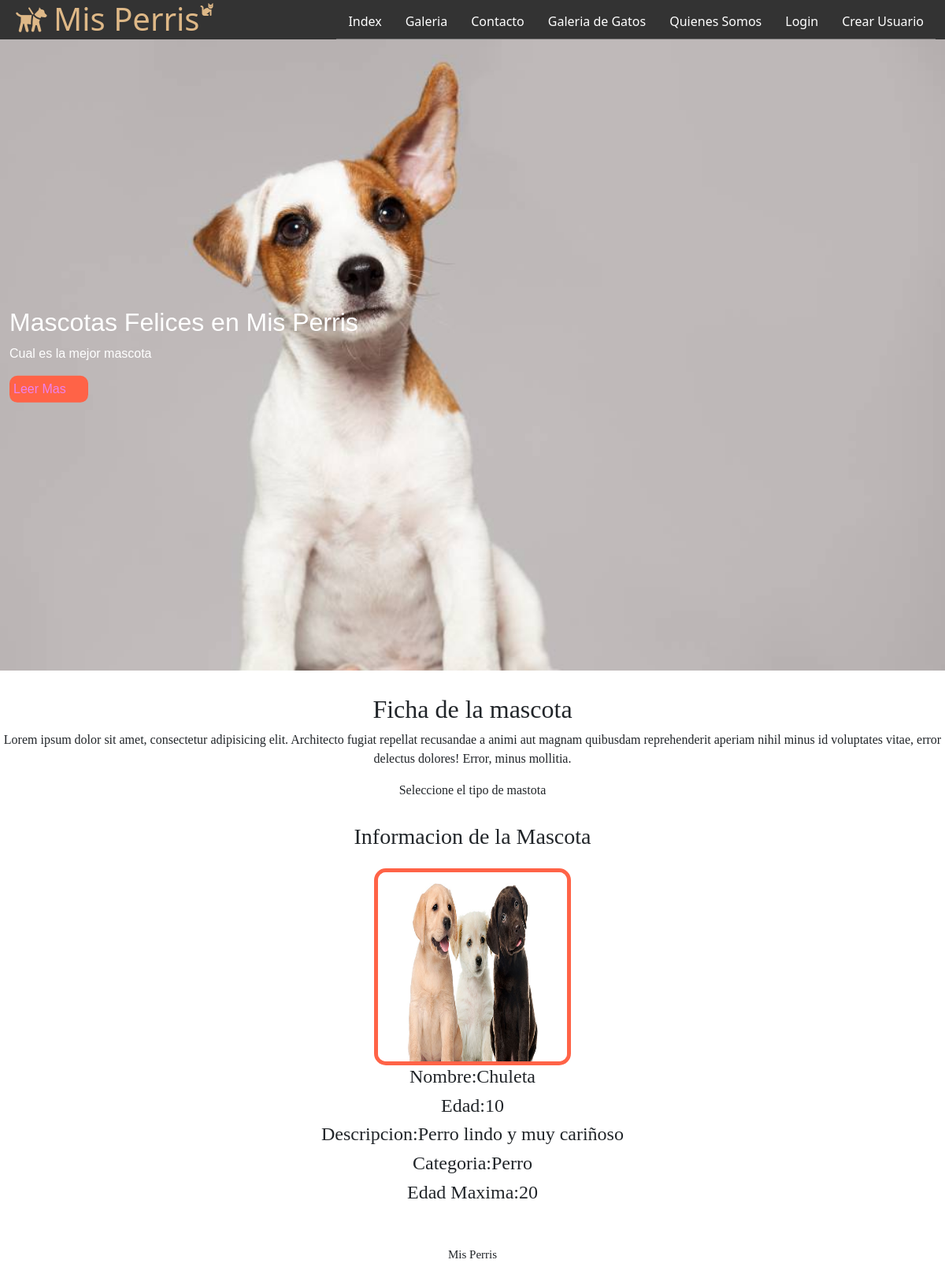
Page /detalle/Chuleta/ on the committed database.
### misPerris/models.py (models this page shows, shortened)
class Mascota(models.Model):
    nombre = models.CharField(primary_key=True,max_length=50)
    edad = models.IntegerField()
    descripcion = models.TextField()
    imagen = models.ImageField(upload_to='mascotas',default='mascotas/default.png')
    publicar = models.BooleanField(default=False)
    comentario= models.TextField(default='--')
    usuario = models.CharField(null=True,max_length=45)
    tipo = models.ForeignKey(TipoMascota, on_delete=models.CASCADE)
    dueno = models.CharField(max_length=45,default='--')

class TipoMascota(models.Model):
    nombre = models.CharField(primary_key=True,max_length=45)
    annos = models.IntegerField()

### misPerris/views.py (the view)
# urls.py: path('detalle/<id>/',detalle_mascota,name='DM'),
def detalle_mascota(request, id):
    mas = Mascota.objects.get(nombre=id)
    contexto = {"mascota":mas}
    galerias = galeria.objects.filter(mascota=mas)
    contexto["galerias"]=galerias
    cant = galeria.objects.filter(mascota=mas).count()
    contexto["cant"]= cant
    return render(request,"ficha.html", contexto)

### misPerris/templates/ficha.html (shortened to what this page needs)
{% extends "base.html" %}
{% load static %}
{% block css %}
<link href="https://cdn.jsdelivr.net/npm/bootstrap@5.0.1/dist/css/bootstrap.min.css" rel="stylesheet">
{% endblock css %}
{% block contenido %}
<section id="bienvenida">
    <h2>Ficha de la mascota</h2>
    <p>Lorem ipsum dolor sit amet, consectetur adipisicing elit. Architecto fugiat repellat recusandae a animi
        aut magnam quibusdam reprehenderit aperiam nihil minus id voluptates vitae, error delectus dolores!
        Error, minus mollitia.</p>
    <p>Seleccione el tipo de mastota</p>
</section>
<section id="blog">
    <h3>Informacion de la Mascota</h3>
    <div class="contenedor">
        <article>
            <img src="{{mascota.imagen.url}}" alt="">
            <h4>Nombre:{{mascota.nombre}}</h4>
            <h4>Edad:{{mascota.edad}}</h4>
            <h4>Descripcion:{{mascota.descripcion}}</h4>
            <h4>Categoria:{{mascota.tipo.nombre}}</h4>
            <h4>Edad Maxima:{{mascota.tipo.annos}}</h4>
        </article>
    </div>
</section>
{% endblock contenido %}

### misPerris/static/css/estilo.css (style rules this page uses)
* { margin: 0; padding: 0; box-sizing: border-box; }
.contenedor { width: 98%; margin: auto; }
section { width: 100%; margin-bottom: 30px; }
#bienvenida { text-align: center; font-family: cursive; }

### misPerris/static/css/blog.css (style rules this page uses)
#blog .contenedor img { width: 250px; height: 250px; border: solid 5px tomato; border-radius: 15px; }
#blog { font-family: cursive; text-align: center; }
#blog .contenedor { display: flex; justify-content: center; flex-wrap: wrap; }
#blog .contenedor article { margin: 15px; }

### rows in the picture
Mascota: imagen (picture), nombre "Chuleta", edad "10", descripcion "Perro lindo y muy cariñoso", tipo.nombre "Perro", tipo.annos "20"
